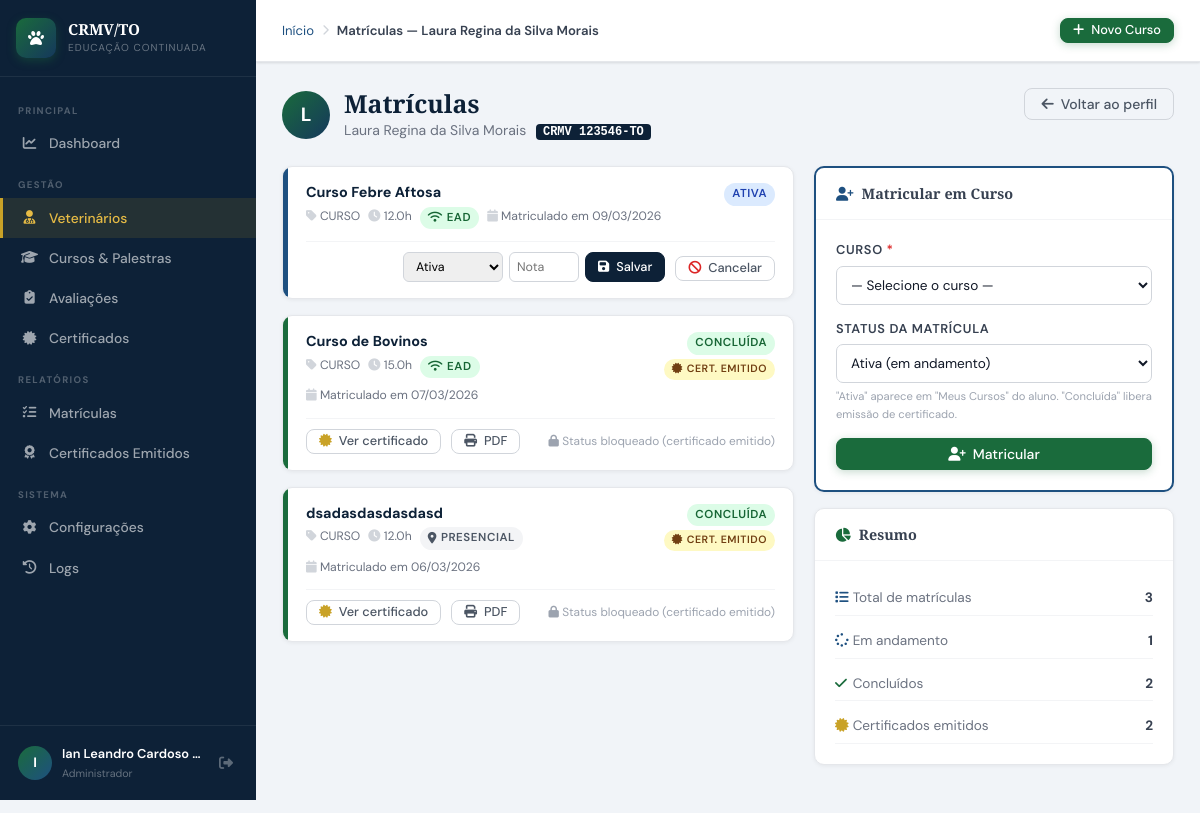
Page /admin/usuarios/matriculas.php?id=3 (signed in) on the committed database.
### tables this page shows
CREATE TABLE `tbl_usuarios` (
  `usuario_id` int(10) UNSIGNED NOT NULL,
  `perfil_id` int(10) UNSIGNED NOT NULL DEFAULT 2,
  `nome_completo` varchar(150) NOT NULL,
  `cpf` varchar(14) DEFAULT NULL,
  `rg` varchar(20) DEFAULT NULL,
  `data_nascimento` date DEFAULT NULL,
  `sexo` enum('M','F','O') DEFAULT NULL,
  `email` varchar(150) NOT NULL,
  `telefone` varchar(20) DEFAULT NULL,
  `celular` varchar(20) DEFAULT NULL,
  `crmv_numero` varchar(20) DEFAULT NULL,
  `crmv_uf` char(2) NOT NULL DEFAULT 'TO',
  `especialidade` varchar(100) DEFAULT NULL,
  `instituicao` varchar(150) DEFAULT NULL,
  `cep` varchar(9) DEFAULT NULL,
  `logradouro` varchar(150) DEFAULT NULL,
  `numero` varchar(10) DEFAULT NULL,
  `complemento` varchar(80) DEFAULT NULL,
  `bairro` varchar(80) DEFAULT NULL,
  `cidade` varchar(80) DEFAULT NULL,
  `uf` char(2) DEFAULT NULL,
  `senha_hash` varchar(255) NOT NULL,
  `senha_salt` varchar(64) NOT NULL,
  `token_reset` varchar(100) DEFAULT NULL,
  `token_expira` datetime DEFAULT NULL,
  `ultimo_acesso` datetime DEFAULT NULL,
  `tentativas_login` tinyint(4) NOT NULL DEFAULT 0,
  `bloqueado_ate` datetime DEFAULT NULL,
  `ativo` tinyint(1) NOT NULL DEFAULT 1,
  `foto_perfil` varchar(200) DEFAULT NULL,
  `criado_em` datetime NOT NULL DEFAULT current_timestamp(),
  `atualizado_em` datetime DEFAULT NULL ON UPDATE current_timestamp(),
  `criado_por` int(10) UNSIGNED DEFAULT NULL
);

CREATE TABLE `tbl_matriculas` (
  `matricula_id` int(10) UNSIGNED NOT NULL,
  `usuario_id` int(10) UNSIGNED NOT NULL,
  `curso_id` int(10) UNSIGNED NOT NULL,
  `status` enum('ATIVA','CONCLUIDA','CANCELADA','REPROVADO') NOT NULL DEFAULT 'ATIVA',
  `nota_final` decimal(5,2) DEFAULT NULL,
  `presenca_percent` decimal(5,2) DEFAULT NULL,
  `certificado_gerado` tinyint(1) NOT NULL DEFAULT 0,
  `certificado_codigo` varchar(20) DEFAULT NULL,
  `certificado_emitido_em` datetime DEFAULT NULL,
  `progresso_ead` tinyint(4) NOT NULL DEFAULT 0,
  `matriculado_em` datetime NOT NULL DEFAULT current_timestamp(),
  `atualizado_em` datetime DEFAULT NULL ON UPDATE current_timestamp()
);

CREATE TABLE `tbl_cursos` (
  `curso_id` int(10) UNSIGNED NOT NULL,
  `categoria_id` int(10) UNSIGNED DEFAULT NULL,
  `titulo` varchar(200) NOT NULL,
  `descricao` text DEFAULT NULL,
  `capa` varchar(120) DEFAULT NULL,
  `observacoes` text DEFAULT NULL,
  `tipo` enum('CURSO','PALESTRA','WORKSHOP','CONGRESSO','WEBINAR') NOT NULL DEFAULT 'CURSO',
  `modalidade` enum('PRESENCIAL','EAD','HIBRIDO') NOT NULL DEFAULT 'PRESENCIAL',
  `carga_horaria` decimal(5,1) NOT NULL DEFAULT 0.0,
  `vagas` smallint(6) DEFAULT NULL,
  `data_inicio` date DEFAULT NULL,
  `data_fim` date DEFAULT NULL,
  `horario` varchar(100) DEFAULT NULL,
  `local_nome` varchar(150) DEFAULT NULL,
  `local_cidade` varchar(80) DEFAULT NULL,
  `local_uf` char(2) DEFAULT 'TO',
  `local_endereco` varchar(200) DEFAULT NULL,
  `link_ead` varchar(300) DEFAULT NULL,
  `youtube_id` varchar(30) DEFAULT NULL,
  `valor` decimal(8,2) NOT NULL DEFAULT 0.00,
  `status` enum('RASCUNHO','PUBLICADO','ENCERRADO','CANCELADO') NOT NULL DEFAULT 'RASCUNHO',
  `cert_modelo` text DEFAULT NULL,
  `cert_conteudo_programatico` mediumtext DEFAULT NULL COMMENT 'HTML do conteúdo programático (verso do certificado)',
  `cert_validade` smallint(6) DEFAULT NULL,
  `cert_obs` text DEFAULT NULL COMMENT 'Observação interna do certificado (não aparece impresso)',
  `ativo` tinyint(1) NOT NULL DEFAULT 1,
  `criado_em` datetime NOT NULL DEFAULT current_timestamp(),
  `atualizado_em` datetime DEFAULT NULL ON UPDATE current_timestamp(),
  `criado_por` int(10) UNSIGNED DEFAULT NULL,
  `instrutor_id` int(11) DEFAULT NULL,
  `requer_avaliacao` tinyint(1) NOT NULL DEFAULT 0,
  `avaliacao_com_nota` tinyint(1) NOT NULL DEFAULT 0,
  `nota_minima` decimal(5,2) DEFAULT 70.00,
  `tentativas_maximas` smallint(6) NOT NULL DEFAULT 3,
  `cert_frente_html` text DEFAULT NULL,
  `cert_verso_html` text DEFAULT NULL
);

### admin/usuarios/matriculas.php (the view, shortened to what the rows shown need)
<?php
require_once __DIR__ . '/../../includes/conexao.php';
$usuario_id = (int)($_GET['id'] ?? 0);
$usuario = dbQueryOne(
    "SELECT usuario_id, nome_completo, email, crmv_numero, crmv_uf, ativo
     FROM tbl_usuarios WHERE usuario_id = ? AND perfil_id = 2",
    [$usuario_id]
);
$matriculas = dbQuery(
    "SELECT m.matricula_id, m.status, m.nota_final, m.progresso_ead,
            m.certificado_gerado, m.certificado_codigo, m.certificado_emitido_em,
            m.matriculado_em, m.atualizado_em,
            c.curso_id, c.titulo, c.tipo, c.modalidade, c.carga_horaria,
            c.data_inicio, c.data_fim, c.status AS curso_status
     FROM tbl_matriculas m
     INNER JOIN tbl_cursos c ON m.curso_id = c.curso_id
     WHERE m.usuario_id = ?
     ORDER BY m.matriculado_em DESC",
    [$usuario_id]
);
$pageTitulo  = 'Matrículas — ' . $usuario['nome_completo'];
require_once __DIR__ . '/../../includes/layout.php';
?>
<div class="pg-header">
    <div class="pg-header-row">
        <div style="display:flex;align-items:center;gap:14px">
            <div class="avatar-circulo" style="width:48px;height:48px;font-size:1.2rem;flex-shrink:0">
                <?= primeiraLetra($usuario['nome_completo']) ?>
            </div>
            <div>
                <h1 class="pg-titulo" style="margin:0">Matrículas</h1>
                <p class="pg-subtitulo" style="margin:0">
                    <?= htmlspecialchars($usuario['nome_completo']) ?>
                    <?php if ($usuario['crmv_numero']): ?>
                    <span style="font-family:monospace;font-weight:700;background:var(--azul-esc);color:#fff;padding:1px 7px;border-radius:4px;font-size:.75rem;margin-left:6px">
                        CRMV <?= htmlspecialchars($usuario['crmv_numero']) ?>-<?= htmlspecialchars($usuario['crmv_uf']) ?>
                    </span>
                    <?php endif; ?>
                </p>
            </div>
        </div>
    </div>
</div>
<div style="display:grid;grid-template-columns:1fr 360px;gap:20px;align-items:start">
    <div style="display:flex;flex-direction:column;gap:16px">
        <?php if (empty($matriculas)): ?>
        <div class="card">
            <div class="vazio" style="padding:60px">
                <i class="fa-solid fa-graduation-cap"></i>
                <h3>Nenhuma matrícula</h3>
                <p>Este veterinário ainda não está inscrito em nenhum curso.<br>
                   Use o formulário ao lado para matriculá-lo.</p>
            </div>
        </div>
        <?php else: ?>
        <?php foreach ($matriculas as $mat): ?>
        <div class="card" style="overflow:hidden">
            <div style="display:flex;align-items:stretch;gap:0">
                <div style="width:5px;flex-shrink:0;background:<?= match($mat['status']) {
                    'ATIVA'     => 'var(--azul-clr)',
                    'CONCLUIDA' => 'var(--verde)',
                    'CANCELADA','REPROVADO' => 'var(--verm)',
                    default     => 'var(--c300)'
                } ?>"></div>
                <div style="flex:1;padding:16px 18px;min-width:0">
                    <div style="display:flex;align-items:flex-start;justify-content:space-between;gap:12px;flex-wrap:wrap">
                        <div style="flex:1;min-width:0">
                            <div style="font-weight:700;font-size:.9rem;color:var(--azul-esc);line-height:1.3;margin-bottom:5px">
                                <?= htmlspecialchars($mat['titulo']) ?>
                            </div>
                            <div style="display:flex;flex-wrap:wrap;gap:8px;font-size:.76rem;color:var(--c500)">
                                <span><i class="fa-solid fa-tag" style="color:var(--c300)"></i> <?= $mat['tipo'] ?></span>
                                <span><i class="fa-solid fa-clock" style="color:var(--c300)"></i> <?= $mat['carga_horaria'] ?>h</span>
                                <?= badgeModalidade($mat['modalidade']) ?>
                                <span><i class="fa-solid fa-calendar" style="color:var(--c300)"></i> Matriculado em <?= fmtData($mat['matriculado_em']) ?></span>
                            </div>
                        </div>
                        <div style="display:flex;flex-direction:column;align-items:flex-end;gap:4px;flex-shrink:0">
                            <?= badgeStatus($mat['status']) ?>
                            <?php if ($mat['certificado_gerado']): ?>
                            <span class="badge b-ouro" style="font-size:.66rem">
                                <i class="fa-solid fa-certificate"></i> Cert. emitido
                            </span>
                            <?php endif; ?>
                        </div>
                    </div>
                    <div style="display:flex;align-items:center;gap:10px;margin-top:12px;
                                padding-top:10px;border-top:1px solid var(--c100);flex-wrap:wrap">
                        <?php if ($mat['certificado_gerado']): ?>
                        <a href="/crmv/admin/certificados/ver.php?codigo=<?= urlencode($mat['certificado_codigo']) ?>"
                           class="btn btn-ghost btn-sm">
                            <i class="fa-solid fa-certificate" style="color:var(--ouro)"></i> Ver certificado
                        </a>
                        <a href="/crmv/admin/certificados/imprimir.php?codigo=<?= urlencode($mat['certificado_codigo']) ?>"
                           target="_blank" class="btn btn-ghost btn-sm">
                            <i class="fa-solid fa-print"></i> PDF
                        </a>
                        <?php endif; ?>
                        <?php if (!$mat['certificado_gerado']): ?>
                        <form method="POST" style="display:flex;align-items:center;gap:6px;margin-left:auto">
                            <select name="novo_status"
                                style="padding:5px 8px;border:1.5px solid var(--c300);border-radius:6px;
                                       font-size:.78rem;font-family:inherit;height:30px;outline:none;cursor:pointer">
                                <?php foreach (['ATIVA'=>'Ativa','CONCLUIDA'=>'Concluída','CANCELADA'=>'Cancelada','REPROVADO'=>'Reprovado'] as $v => $l): ?>
                                <option value="<?= $v ?>" <?= $mat['status']===$v ? 'selected' : '' ?>><?= $l ?></option>
                                <?php endforeach; ?>
                            </select>
                            <input type="number" name="nota_final" step="0.1" min="0" max="10"
                                value="<?= $mat['nota_final'] ?? '' ?>"
                                placeholder="Nota"
                                style="width:70px;padding:5px 7px;border:1.5px solid var(--c300);
                                       border-radius:6px;font-size:.78rem;font-family:inherit;height:30px;outline:none">
                            <button type="submit" class="btn btn-secundario btn-sm" style="height:30px">
                                <i class="fa-solid fa-floppy-disk"></i> Salvar
                            </button>
                        </form>
                        <?php else: ?>
                        <div style="margin-left:auto;font-size:.74rem;color:var(--c400)">
                            <i class="fa-solid fa-lock"></i>
                            Status bloqueado (certificado emitido)
                        </div>
                        <?php endif; ?>
                        <?php if (!$mat['certificado_gerado'] && $mat['status'] !== 'CANCELADA'): ?>
                        <form method="POST">
                            <button type="submit" class="btn btn-ghost btn-sm"
                                data-confirma="Cancelar a matrícula de <?= htmlspecialchars(addslashes($usuario['nome_completo'])) ?> em '<?= htmlspecialchars(addslashes($mat['titulo'])) ?>'?">
                                <i class="fa-solid fa-ban" style="color:var(--verm)"></i> Cancelar
                            </button>
                        </form>
                        <?php endif; ?>
                    </div>
                </div>
            </div>
        </div>
        <?php endforeach; ?>
        <?php endif; ?>
    </div>
</div>
<?php require_once __DIR__ . '/../../includes/layout_footer.php'; ?>

### includes/layout.php (shortened to what the rows shown need)
<!DOCTYPE html>
<html lang="pt-BR">
<head>
<link rel="stylesheet" href="https://cdnjs.cloudflare.com/ajax/libs/font-awesome/6.5.1/css/all.min.css">
<link rel="stylesheet" href="/crmv/assets/css/admin.css">
</head>
<body>
<div class="main-wrapper">
    <header class="topbar">
        <div class="topbar-breadcrumb">
            <a href="/crmv/admin/dashboard.php">Início</a>
            <?php if (($pageTitulo ?? '') !== 'Dashboard'): ?>
            <i class="fa-solid fa-chevron-right sep"></i>
            <span class="atual"><?= htmlspecialchars($pageTitulo ?? '') ?></span>
            <?php endif; ?>
        </div>
    </header>
    <main class="pagina">

### includes/conexao.php (shortened to what the rows shown need)
<?php
function getConn(): PDO {
    static $pdo = null;
    if ($pdo === null) {
        try {
            $dsn = "mysql:host=" . DB_HOST . ";port=" . DB_PORT . ";dbname=" . DB_NAME . ";charset=utf8mb4";
            $pdo = new PDO($dsn, DB_USER, DB_PASS, [
                PDO::ATTR_ERRMODE            => PDO::ERRMODE_EXCEPTION,
                PDO::ATTR_DEFAULT_FETCH_MODE => PDO::FETCH_ASSOC,
                PDO::ATTR_EMULATE_PREPARES   => false,
            ]);
        } catch (PDOException $e) {
            die('<div style="font-family:monospace;background:#fee2e2;color:#7f1d1d;padding:20px;margin:20px;border-radius:8px">
                <strong>Erro de conexão com o banco:</strong><br>' . htmlspecialchars($e->getMessage()) . '
                <br><br>Verifique se o XAMPP está rodando e o banco <strong>' . DB_NAME . '</strong> foi criado.
            </div>');
        }
    }
    return $pdo;
}
function dbQuery(string $sql, array $params = []): array {
    $stmt = getConn()->prepare($sql);
    $stmt->execute($params);
    return $stmt->fetchAll();
}
function dbQueryOne(string $sql, array $params = []): array|false {
    $stmt = getConn()->prepare($sql);
    $stmt->execute($params);
    return $stmt->fetch();
}
function primeiraLetra(string $nome): string {
    return mb_strtoupper(mb_substr(trim($nome), 0, 1));
}
function fmtData(?string $d): string {
    try { return (new DateTime($d))->format('d/m/Y'); }
    catch (Exception) { return '-'; }
}
function badgeModalidade(string $mod): string {
    return match(strtoupper(trim($mod))) {
        'EAD'       => '<span class="badge b-verde"><i class="fa-solid fa-wifi"></i> EAD</span>',
        'HIBRIDO'   => '<span class="badge b-ouro"><i class="fa-solid fa-layer-group"></i> Híbrido</span>',
        'PRESENCIAL'=> '<span class="badge b-cinza"><i class="fa-solid fa-map-marker-alt"></i> Presencial</span>',
        default     => '<span class="badge b-cinza">' . htmlspecialchars($mod) . '</span>',
    };
}
function badgeStatus(string $status): string {
    return match(strtoupper(trim($status))) {
        'PUBLICADO' => '<span class="badge b-verde">Publicado</span>',
        'RASCUNHO'  => '<span class="badge b-cinza">Rascunho</span>',
        'ENCERRADO' => '<span class="badge b-verm">Encerrado</span>',
        'CANCELADO' => '<span class="badge b-verm">Cancelado</span>',
        'ATIVA'     => '<span class="badge b-azul">Ativa</span>',
        'CONCLUIDA' => '<span class="badge b-verde">Concluída</span>',
        'REPROVADO' => '<span class="badge b-verm">Reprovado</span>',
        default     => '<span class="badge b-cinza">' . htmlspecialchars($status) . '</span>',
    };
}

### rows in the picture
tbl_usuarios: nome_completo "Matrículas — Laura Regina da Silva Morais", nome_completo "L", nome_completo "Laura Regina da Silva Morais", crmv_numero "123546", crmv_uf "TO"
tbl_matriculas: curso.titulo "Curso Febre Aftosa", curso.tipo "CURSO", curso.carga_horaria "12.0", curso.modalidade "EAD", matriculado_em "09/03/2026", status "ATIVA", novo_status "Ativa"
tbl_matriculas: curso.titulo "Curso de Bovinos", curso.tipo "CURSO", curso.carga_horaria "15.0", curso.modalidade "EAD", matriculado_em "07/03/2026", status "CONCLUÍDA", certificado_gerado 1 (drawn)
tbl_matriculas: curso.titulo "dsadasdasdasdasd", curso.tipo "CURSO", curso.carga_horaria "12.0", curso.modalidade "PRESENCIAL", matriculado_em "06/03/2026", status "CONCLUÍDA", certificado_gerado 1 (drawn)

### other values in the picture
primeiraLetra($_SESSION['usr_nome'] ?? 'A') "I"
truncaTexto($_SESSION['usr_nome'] ?? '', 22) "Ian Leandro Cardoso…"
$rot "Total de matrículas"
$val "3"
$rot "Em andamento"
$val "1"
$rot "Concluídos"
$val "2"
$rot "Certificados emitidos"
